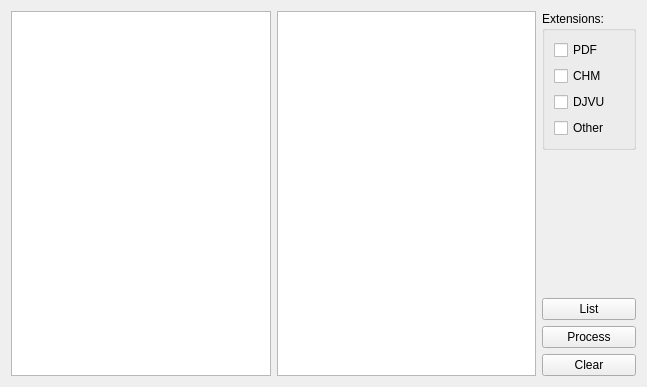
<?xml version="1.0" encoding="UTF-8"?>
<ui version="4.0">
 <class>MAddWidget</class>
 <widget class="QWidget" name="MAddWidget">
  <property name="geometry">
   <rect>
    <x>0</x>
    <y>0</y>
    <width>647</width>
    <height>387</height>
   </rect>
  </property>
  <property name="windowTitle">
   <string>Form</string>
  </property>
  <layout class="QGridLayout" name="gridLayout_2">
   <item row="0" column="1">
    <widget class="QListView" name="listView">
     <property name="minimumSize">
      <size>
       <width>100</width>
       <height>0</height>
      </size>
     </property>
    </widget>
   </item>
   <item row="0" column="2">
    <layout class="QVBoxLayout" name="verticalLayout">
     <item>
      <widget class="QGroupBox" name="groupBox">
       <property name="title">
        <string>Extensions:</string>
       </property>
       <layout class="QGridLayout" name="gridLayout">
        <item row="1" column="0">
         <widget class="QCheckBox" name="checkCHMButton">
          <property name="text">
           <string>CHM</string>
          </property>
         </widget>
        </item>
        <item row="0" column="0">
         <widget class="QCheckBox" name="checkPDFButton">
          <property name="text">
           <string>PDF</string>
          </property>
         </widget>
        </item>
        <item row="4" column="0">
         <widget class="QCheckBox" name="checkAllBox">
          <property name="text">
           <string>Other</string>
          </property>
         </widget>
        </item>
        <item row="3" column="0">
         <widget class="QCheckBox" name="checkDJVUButton">
          <property name="text">
           <string>DJVU</string>
          </property>
         </widget>
        </item>
       </layout>
      </widget>
     </item>
     <item>
      <spacer name="verticalSpacer">
       <property name="orientation">
        <enum>Qt::Vertical</enum>
       </property>
       <property name="sizeHint" stdset="0">
        <size>
         <width>94</width>
         <height>53</height>
        </size>
       </property>
      </spacer>
     </item>
     <item>
      <widget class="QPushButton" name="listButton">
       <property name="toolTip">
        <string>&lt;html&gt;&lt;head/&gt;&lt;body&gt;&lt;p&gt;List matching files from selected directory &lt;/p&gt;&lt;/body&gt;&lt;/html&gt;</string>
       </property>
       <property name="text">
        <string>List</string>
       </property>
      </widget>
     </item>
     <item>
      <widget class="QPushButton" name="processButton">
       <property name="text">
        <string>Process</string>
       </property>
      </widget>
     </item>
     <item>
      <widget class="QPushButton" name="clearButton">
       <property name="text">
        <string>Clear</string>
       </property>
      </widget>
     </item>
    </layout>
   </item>
   <item row="0" column="0">
    <widget class="QTreeView" name="treeView">
     <property name="dragEnabled">
      <bool>false</bool>
     </property>
    </widget>
   </item>
  </layout>
 </widget>
 <resources/>
 <connections/>
</ui>
